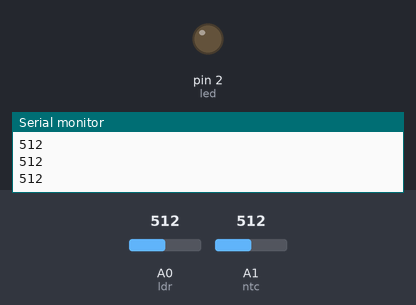
Bench run of a sketch on a simulated Arduino Uno, built with avr-gcc and run on an emulated ATmega328P. Shown: output pins drawn as LEDs (lit = HIGH), the last lines printed to the serial monitor. The test bench sets the inputs (shaded band); at power-on: A0 (ldr) = 512, A1 (ntc) = 512.

Above: at 1.2 s.
1.3 s: A0 (ldr) set to 894
2.8 s: A0 (ldr) set to 920
At 3.9 s:
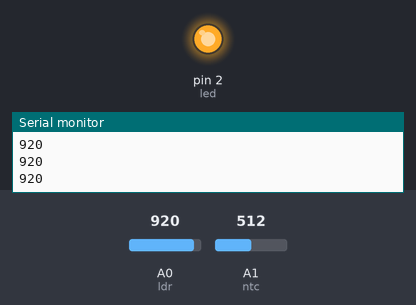
4.3 s: A0 (ldr) set to 900
At 4.9 s:
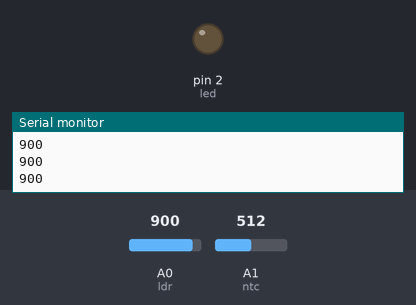
5.8 s: A0 (ldr) set to 1023
At 6.2 s:
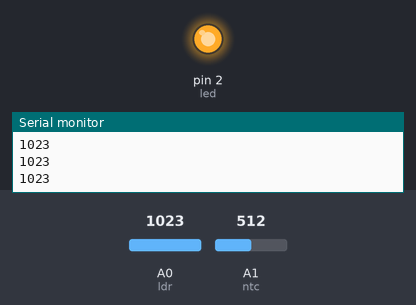
Timing chart, 0 to 8.3 s (numbered marks = the images above; inputs shaded):
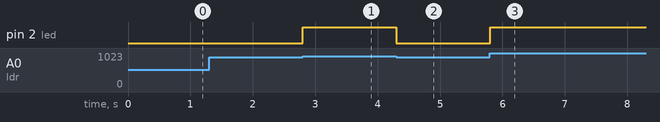

Measured:
- the behaviour switches between 910 and 911 on A0 (ldr) (found by bisection; images 0 and 1)
- after the input at 2.8 s, pin 2 (led): LOW → HIGH at once
- after the input at 4.3 s, pin 2 (led): HIGH → LOW at once
- after the input at 5.8 s, pin 2 (led): LOW → HIGH at once

The sketch:

_4.ino
```cpp
int led = 2;
int button = 3;
int ldr = 0;
int ntc = 1;
int fan = 4;

void setup() {
  //TODO: initialize the required pins
  //TODO: initialize serial interface
  pinMode(led, OUTPUT);
  Serial.begin(9600);
}

void loop() {
  //TODO: turn on the LED if the LDR senses light
  //TODO: if you want to see the actual sensor value print out it to the serial port!
  if(analogRead(ldr) > 910){
    digitalWrite(led, HIGH);
  }
  else if(analogRead(ntc) < 890){
    digitalWrite(led, LOW);
  }
  Serial.println(analogRead(ldr));
}

/*
References, hints:

https://www.arduino.cc/en/Serial/Begin
https://www.arduino.cc/en/Serial/Println
https://www.arduino.cc/en/guide/environment#toc12

Advanced info:
*/
```
